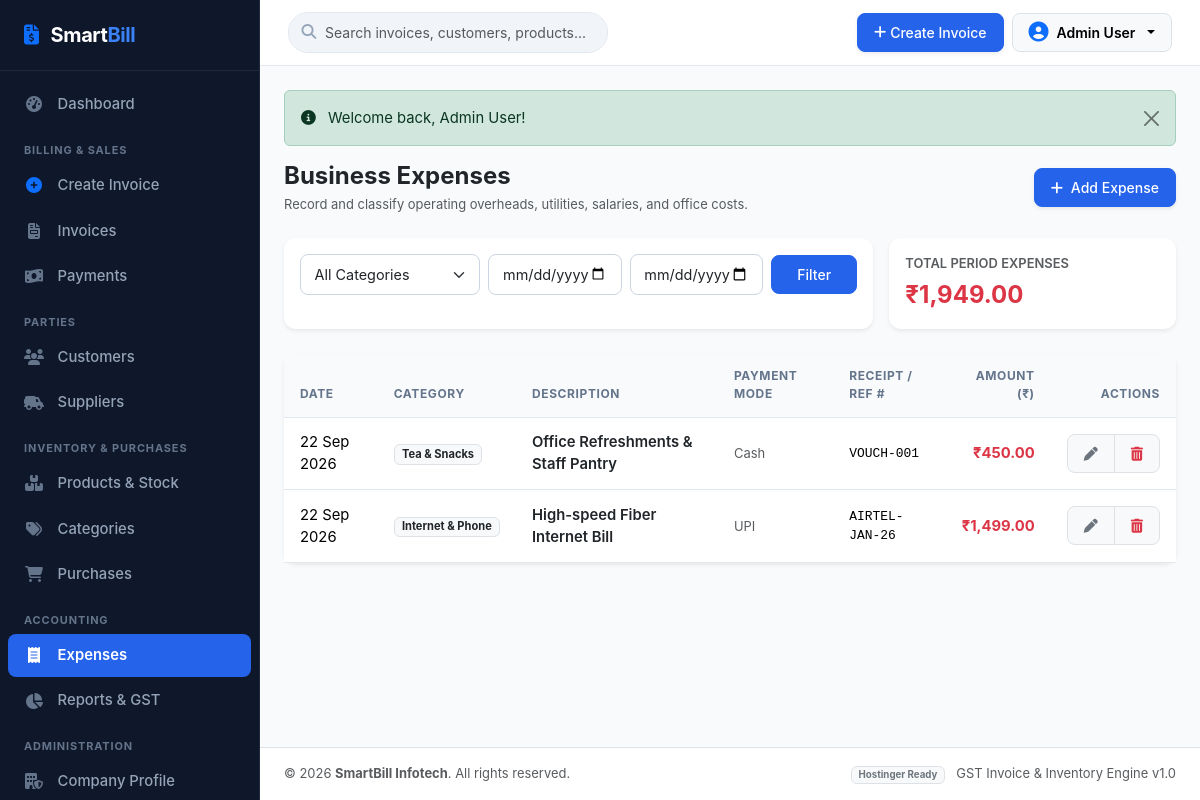
The page /expenses/index.php (signed in) on the database its author committed.
### tables this page shows
CREATE TABLE IF NOT EXISTS `expenses` (
  `id` INT AUTO_INCREMENT PRIMARY KEY,
  `category` VARCHAR(100) NOT NULL DEFAULT 'Other',
  `expense_date` DATE NOT NULL,
  `amount` DECIMAL(12,2) NOT NULL DEFAULT 0.00,
  `payment_method` VARCHAR(50) DEFAULT 'Cash',
  `reference_number` VARCHAR(100) DEFAULT NULL,
  `description` VARCHAR(255) NOT NULL,
  `created_at` TIMESTAMP DEFAULT CURRENT_TIMESTAMP,
  INDEX `idx_expense_cat` (`category`),
  INDEX `idx_expense_date` (`expense_date`)
);

CREATE TABLE IF NOT EXISTS `company_settings` (
  `id` INT PRIMARY KEY DEFAULT 1,
  `company_name` VARCHAR(200) NOT NULL DEFAULT 'SmartBill Enterprises',
  `legal_name` VARCHAR(200) DEFAULT 'SmartBill Solutions Private Limited',
  `address` TEXT DEFAULT 'Plot No. 42, Tech City Road, Cyber Square',
  `city` VARCHAR(100) DEFAULT 'Mumbai',
  `state` VARCHAR(100) DEFAULT 'Maharashtra',
  `pin_code` VARCHAR(20) DEFAULT '400001',
  `mobile` VARCHAR(20) DEFAULT '+91 98765 43210',
  `email` VARCHAR(150) DEFAULT 'contact@smartbill.com',
  `gstin` VARCHAR(30) DEFAULT '27AABCS1429B1Z5',
  `pan` VARCHAR(30) DEFAULT 'AABCS1429B',
  `state_code` VARCHAR(10) DEFAULT '27',
  `logo` VARCHAR(255) DEFAULT NULL,
  `invoice_prefix` VARCHAR(20) DEFAULT 'INV-2026',
  `starting_invoice_number` INT DEFAULT 1001,
  `bank_name` VARCHAR(150) DEFAULT 'HDFC Bank Ltd',
  `account_number` VARCHAR(50) DEFAULT '50200012345678',
  `ifsc` VARCHAR(30) DEFAULT 'HDFC0001234',
  `upi_id` VARCHAR(100) DEFAULT 'smartbill@hdfcbank',
  `terms_conditions` TEXT DEFAULT '1. Goods once sold will not be taken back or exchanged.\n2. All disputes subject to local jurisdiction only.\n3. Interest @ 18% p.a. will be charged if payment is not made within due date.',
  `authorized_signatory` VARCHAR(150) DEFAULT 'For SmartBill Solutions Pvt Ltd',
  `updated_at` TIMESTAMP DEFAULT CURRENT_TIMESTAMP ON UPDATE CURRENT_TIMESTAMP
);

### expenses/index.php (the view, shortened to what this page needs)
<?php
require_once __DIR__ . '/../includes/auth_check.php';
$from_date = trim($_GET['from'] ?? '');
$to_date = trim($_GET['to'] ?? '');
$query = "SELECT * FROM expenses WHERE 1=1";
$params = [];
$query .= " ORDER BY expense_date DESC, id DESC";
$stmt = $pdo->prepare($query);
$stmt->execute($params);
$expenses = $stmt->fetchAll();
$total_expenses = 0;
foreach ($expenses as $e) {
    $total_expenses += (float)$e['amount'];
}
include __DIR__ . '/../includes/header.php';
?>
<div class="d-flex flex-column flex-md-row justify-content-between align-items-md-center mb-4 gap-2">
    <div>
        <h4 class="fw-bold mb-1 text-dark">Business Expenses</h4>
        <p class="text-muted small mb-0">Record and classify operating overheads, utilities, salaries, and office costs.</p>
    </div>
    <div class="d-flex gap-2">
        <a href="create.php" class="btn btn-primary btn-sm shadow-sm">
            <i class="fa-solid fa-plus me-1"></i> Add Expense
        </a>
    </div>
</div>
<div class="row g-3 mb-4">
    <div class="col-md-8">
        <div class="card border-0 shadow-sm h-100">
            <div class="card-body p-3">
                <form method="GET" action="index.php" class="row g-2 align-items-center">
                    <div class="col-md-4">
                        <select name="category" class="form-select form-select-sm" onchange="this.form.submit()">
                            <option value="">All Categories</option>
                        </select>
                    </div>
                    <div class="col-md-3">
                        <input type="date" name="from" class="form-control form-control-sm" value="<?= htmlspecialchars($from_date) ?>" title="From Date">
                    </div>
                    <div class="col-md-3">
                        <input type="date" name="to" class="form-control form-control-sm" value="<?= htmlspecialchars($to_date) ?>" title="To Date">
                    </div>
                    <div class="col-md-2 d-flex gap-2">
                        <button type="submit" class="btn btn-primary btn-sm flex-grow-1">Filter</button>
                    </div>
                </form>
            </div>
        </div>
    </div>
    <div class="col-md-4">
        <div class="card border-0 shadow-sm h-100 p-3 bg-white d-flex justify-content-center">
            <span class="text-muted small fw-semibold text-uppercase">Total Period Expenses</span>
            <div class="fs-4 fw-bold text-danger mt-1"><?= formatCurrency($total_expenses) ?></div>
        </div>
    </div>
</div>
<div class="card border-0 shadow-sm">
    <div class="card-body p-0">
        <?php if (empty($expenses)): ?>
            <div class="p-5 text-center text-muted">
                <i class="fa-solid fa-wallet fa-3x mb-3 text-secondary"></i>
                <h5>No Expenses Recorded</h5>
                <p class="small">Add operational business costs to compute accurate net profit margins in reports.</p>
                <a href="create.php" class="btn btn-primary btn-sm mt-2"><i class="fa-solid fa-plus me-1"></i> Add First Expense</a>
            </div>
        <?php else: ?>
            <div class="table-responsive">
                <table class="table table-hover align-middle mb-0">
                    <thead class="table-light">
                        <tr>
                            <th>Date</th>
                            <th>Category</th>
                            <th>Description</th>
                            <th>Payment Mode</th>
                            <th>Receipt / Ref #</th>
                            <th class="text-end">Amount (₹)</th>
                            <th class="text-end">Actions</th>
                        </tr>
                    </thead>
                    <tbody>
                        <?php foreach ($expenses as $e): ?>
                            <tr>
                                <td><?= formatDate($e['expense_date'], 'd M Y') ?></td>
                                <td>
                                    <span class="badge bg-light text-dark border"><?= htmlspecialchars($e['category']) ?></span>
                                </td>
                                <td class="fw-semibold text-dark"><?= htmlspecialchars($e['description']) ?></td>
                                <td>
                                    <span class="small text-muted"><?= htmlspecialchars($e['payment_method']) ?></span>
                                </td>
                                <td class="font-monospace small"><?= htmlspecialchars($e['reference_number'] ?: '-') ?></td>
                                <td class="text-end fw-bold text-danger">
                                    <?= formatCurrency($e['amount']) ?>
                                </td>
                                <td class="text-end">
                                    <div class="btn-group btn-group-sm">
                                        <a href="edit.php?id=<?= $e['id'] ?>" class="btn btn-light border" title="Edit">
                                            <i class="fa-solid fa-pen text-secondary"></i>
                                        </a>
                                        <a href="delete.php?id=<?= $e['id'] ?>&token=<?= getCSRFToken() ?>" class="btn btn-light border text-danger" title="Delete" onclick="return confirm('Are you sure you want to delete this expense entry?');">
                                            <i class="fa-solid fa-trash-can"></i>
                                        </a>
                                    </div>
                                </td>
                            </tr>
                        <?php endforeach; ?>
                    </tbody>
                </table>
            </div>
        <?php endif; ?>
    </div>
</div>
<?php include __DIR__ . '/../includes/footer.php'; ?>

### includes/footer.php (shortened to what this page needs)
        </main>
        <footer class="bg-white border-top py-3 px-4 text-center text-md-between d-flex flex-column flex-md-row align-items-center justify-content-between text-muted small mt-auto">
            <div>
                &copy; <?= date('Y') ?> <strong><?= htmlspecialchars($company_info['company_name'] ?? 'SmartBill') ?></strong>. All rights reserved.
            </div>
            <div class="mt-1 mt-md-0">
                <span class="badge bg-light text-secondary border">Hostinger Ready</span>
                <span class="ms-2">GST Invoice & Inventory Engine v1.0</span>
            </div>
        </footer>
    </div>
</div>
</body>
</html>

### assets/css/style.css (style rules this page uses)
:root { --sb-primary: #2563eb; --sb-primary-hover: #1d4ed8; --sb-primary-light: #eff6ff; --sb-secondary: #475569; --sb-success: #059669; --sb-success-light: #ecfdf5; --sb-warning: #d97706; --sb-warning-light: #fffbeb; --sb-danger: #dc2626; --sb-danger-light: #fef2f2; --sb-info: #0891b2; --sb-dark: #0f172a; --sb-slate: #1e293b; --sb-sidebar-bg: #0f172a; --sb-sidebar-text: #94a3b8; --sb-sidebar-active: #3b82f6; --sb-border: #e2e8f0; --sb-bg: #f8fafc; --sb-card-bg: #ffffff; --sb-text: #1e293b; --sb-text-muted: #64748b; --sb-sidebar-width: 260px; }
body { font-family: -apple-system, BlinkMacSystemFont, "Segoe UI", Roboto, "Helvetica Neue", Arial, sans-serif; background-color: var(--sb-bg); color: var(--sb-text); min-height: 100vh; margin: 0; padding: 0; font-size: 0.925rem; }
.card { border: 1px solid var(--sb-border); border-radius: 0.75rem; box-shadow: 0 1px 3px 0 rgba(0, 0, 0, 0.04); }
.table th { background-color: #f8fafc; font-size: 0.75rem; font-weight: 700; text-transform: uppercase; letter-spacing: 0.05em; color: var(--sb-text-muted); border-bottom: 1px solid var(--sb-border); padding: 0.85rem 1rem; }
.table td { padding: 0.85rem 1rem; vertical-align: middle; border-bottom: 1px solid var(--sb-border); }
.form-control, .form-select { border-color: #cbd5e1; border-radius: 0.5rem; font-size: 0.9rem; padding: 0.55rem 0.85rem; }
.btn { font-weight: 500; border-radius: 0.5rem; padding: 0.5rem 1rem; transition: all 0.15s ease; }
.btn-primary { background-color: var(--sb-primary); border-color: var(--sb-primary); }

### rows shown on the page
expenses: expense_date "22 Sep 2026", category "Tea & Snacks", description "Office Refreshments & Staff Pantry", payment_method "Cash", reference_number "VOUCH-001", amount "₹450.00"
expenses: expense_date "22 Sep 2026", category "Internet & Phone", description "High-speed Fiber Internet Bill", payment_method "UPI", reference_number "AIRTEL-JAN-26", amount "₹1,499.00"
company_settings: company_name "SmartBill Infotech"

### other values the page prints
$_SESSION['user_name'] "Admin User"
$flash['text'] "Welcome back, Admin User!"
formatCurrency($total_expenses) "₹1,949.00"
